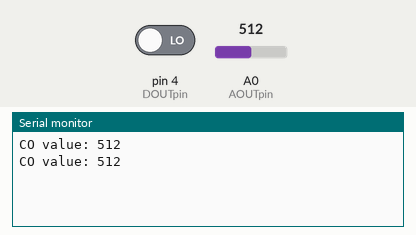
This sketch was run on a simulated Arduino Uno, built with avr-gcc and run on an emulated ATmega328P. Shown: the last lines printed to the serial monitor. Inputs (shaded band) come from the test bench; at power-on: A0 (AOUTpin) = 512, pin 4 (DOUTpin) LOW.

Above: at 2.8 s.
2.9 s: A0 (AOUTpin) set to 716
At 4.6 s:
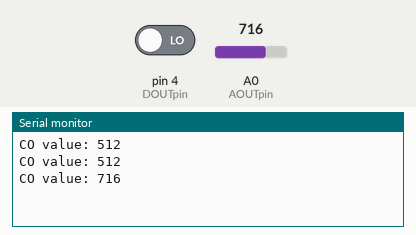
5.6 s: A0 (AOUTpin) set to 900
At 7.3 s:
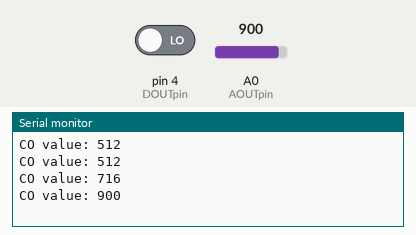
Timing chart, 0 to 8.8 s (numbered marks = the images above; inputs shaded):
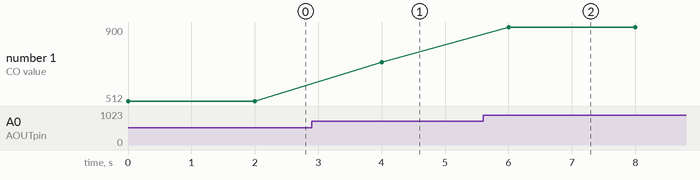

Measured:
- after the input at 2.9 s, the serial monitor: prints a new line after 1.1 s (image 1)
- after the input at 5.6 s, the serial monitor: prints a new line after 0.40 s (image 2)
- plotted number 1: 512 → 716 after the input at 2.9 s, 716 → 900 after the input at 5.6 s

The sketch:

co_sensor.ino
```cpp
const int AOUTpin = 0;
const int DOUTpin = 4;

int limit;
int value;

void setup() {
  // put your setup code here, to run once:
Serial.begin(9600);
pinMode(DOUTpin, INPUT);
}

void loop() {
  // put your main code here, to run repeatedly:
value = analogRead(AOUTpin);
limit = digitalRead(DOUTpin);

Serial.print("CO value: ");
Serial.println (value);
delay(2000);
}
```
